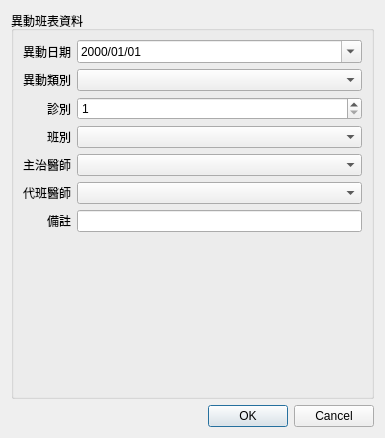
<?xml version="1.0" encoding="UTF-8"?>
<ui version="4.0">
 <class>Dialog_temporary_schedule</class>
 <widget class="QDialog" name="Dialog_temporary_schedule">
  <property name="windowModality">
   <enum>Qt::NonModal</enum>
  </property>
  <property name="geometry">
   <rect>
    <x>0</x>
    <y>0</y>
    <width>385</width>
    <height>438</height>
   </rect>
  </property>
  <property name="sizePolicy">
   <sizepolicy hsizetype="Preferred" vsizetype="Preferred">
    <horstretch>0</horstretch>
    <verstretch>0</verstretch>
   </sizepolicy>
  </property>
  <property name="windowTitle">
   <string>輸入醫師班表</string>
  </property>
  <layout class="QVBoxLayout" name="verticalLayout">
   <item>
    <widget class="QGroupBox" name="groupBox">
     <property name="title">
      <string>異動班表資料</string>
     </property>
     <property name="flat">
      <bool>true</bool>
     </property>
     <layout class="QGridLayout" name="gridLayout">
      <item row="3" column="1">
       <widget class="QComboBox" name="comboBox_period"/>
      </item>
      <item row="2" column="1">
       <widget class="QSpinBox" name="spinBox_room">
        <property name="minimum">
         <number>1</number>
        </property>
        <property name="maximum">
         <number>999</number>
        </property>
       </widget>
      </item>
      <item row="7" column="1">
       <widget class="QLineEdit" name="lineEdit_remark"/>
      </item>
      <item row="8" column="0">
       <spacer name="verticalSpacer">
        <property name="orientation">
         <enum>Qt::Vertical</enum>
        </property>
        <property name="sizeHint" stdset="0">
         <size>
          <width>20</width>
          <height>40</height>
         </size>
        </property>
       </spacer>
      </item>
      <item row="1" column="1">
       <widget class="QComboBox" name="comboBox_schedule_type"/>
      </item>
      <item row="0" column="0">
       <widget class="QLabel" name="label">
        <property name="sizePolicy">
         <sizepolicy hsizetype="Preferred" vsizetype="Preferred">
          <horstretch>0</horstretch>
          <verstretch>0</verstretch>
         </sizepolicy>
        </property>
        <property name="text">
         <string>異動日期</string>
        </property>
        <property name="alignment">
         <set>Qt::AlignRight|Qt::AlignTrailing|Qt::AlignVCenter</set>
        </property>
       </widget>
      </item>
      <item row="0" column="1">
       <widget class="QDateEdit" name="dateEdit_case_date">
        <property name="displayFormat">
         <string>yyyy/MM/dd</string>
        </property>
        <property name="calendarPopup">
         <bool>true</bool>
        </property>
       </widget>
      </item>
      <item row="2" column="0">
       <widget class="QLabel" name="label_2">
        <property name="text">
         <string>診別</string>
        </property>
        <property name="alignment">
         <set>Qt::AlignRight|Qt::AlignTrailing|Qt::AlignVCenter</set>
        </property>
       </widget>
      </item>
      <item row="3" column="0">
       <widget class="QLabel" name="label_3">
        <property name="text">
         <string>班別</string>
        </property>
        <property name="alignment">
         <set>Qt::AlignRight|Qt::AlignTrailing|Qt::AlignVCenter</set>
        </property>
       </widget>
      </item>
      <item row="7" column="0">
       <widget class="QLabel" name="label_5">
        <property name="text">
         <string>備註</string>
        </property>
        <property name="alignment">
         <set>Qt::AlignRight|Qt::AlignTrailing|Qt::AlignVCenter</set>
        </property>
       </widget>
      </item>
      <item row="4" column="0">
       <widget class="QLabel" name="label_4">
        <property name="text">
         <string>主治醫師</string>
        </property>
        <property name="alignment">
         <set>Qt::AlignRight|Qt::AlignTrailing|Qt::AlignVCenter</set>
        </property>
       </widget>
      </item>
      <item row="4" column="1">
       <widget class="QComboBox" name="comboBox_doctor"/>
      </item>
      <item row="1" column="0">
       <widget class="QLabel" name="label_6">
        <property name="text">
         <string>異動類別</string>
        </property>
        <property name="alignment">
         <set>Qt::AlignRight|Qt::AlignTrailing|Qt::AlignVCenter</set>
        </property>
       </widget>
      </item>
      <item row="5" column="0">
       <widget class="QLabel" name="label_7">
        <property name="text">
         <string>代班醫師</string>
        </property>
        <property name="alignment">
         <set>Qt::AlignRight|Qt::AlignTrailing|Qt::AlignVCenter</set>
        </property>
       </widget>
      </item>
      <item row="5" column="1">
       <widget class="QComboBox" name="comboBox_agent"/>
      </item>
     </layout>
    </widget>
   </item>
   <item>
    <widget class="QDialogButtonBox" name="buttonBox">
     <property name="orientation">
      <enum>Qt::Horizontal</enum>
     </property>
     <property name="standardButtons">
      <set>QDialogButtonBox::Cancel|QDialogButtonBox::Ok</set>
     </property>
     <property name="centerButtons">
      <bool>false</bool>
     </property>
    </widget>
   </item>
  </layout>
 </widget>
 <tabstops>
  <tabstop>dateEdit_case_date</tabstop>
  <tabstop>comboBox_schedule_type</tabstop>
  <tabstop>spinBox_room</tabstop>
  <tabstop>comboBox_period</tabstop>
  <tabstop>comboBox_doctor</tabstop>
  <tabstop>comboBox_agent</tabstop>
  <tabstop>lineEdit_remark</tabstop>
 </tabstops>
 <resources/>
 <connections>
  <connection>
   <sender>buttonBox</sender>
   <signal>accepted()</signal>
   <receiver>Dialog_temporary_schedule</receiver>
   <slot>accept()</slot>
   <hints>
    <hint type="sourcelabel">
     <x>248</x>
     <y>254</y>
    </hint>
    <hint type="destinationlabel">
     <x>157</x>
     <y>274</y>
    </hint>
   </hints>
  </connection>
  <connection>
   <sender>buttonBox</sender>
   <signal>rejected()</signal>
   <receiver>Dialog_temporary_schedule</receiver>
   <slot>reject()</slot>
   <hints>
    <hint type="sourcelabel">
     <x>316</x>
     <y>260</y>
    </hint>
    <hint type="destinationlabel">
     <x>286</x>
     <y>274</y>
    </hint>
   </hints>
  </connection>
 </connections>
</ui>
